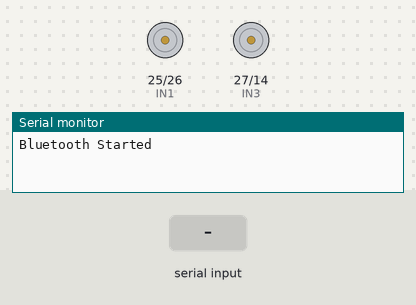
Recording of a sketch running on a simulated ESP32. Shown: motor-driver pin pairs drawn as motors (green arrow = first pin HIGH = forward, orange = second pin HIGH = backward, longer = more drive, scaled by the enable pin), the last lines printed to the serial monitor. The test bench sets the inputs (shaded band). Nothing arrives over Bluetooth unless stated.

Above: at 1.2 s.
1.3 s: "F" received over the second serial link
At 1.9 s:
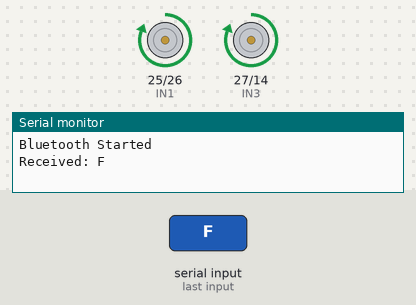
2.8 s: "B" received over the second serial link
At 3.1 s:
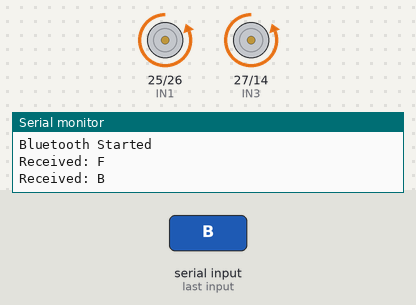
4.3 s: "L" received over the second serial link
At 5.4 s:
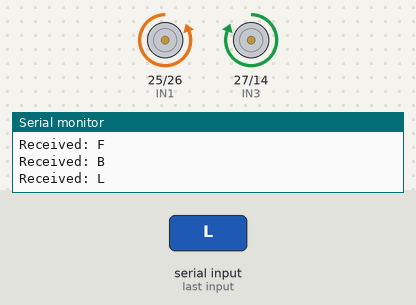
5.8 s: "R" received over the second serial link
At 6.6 s:
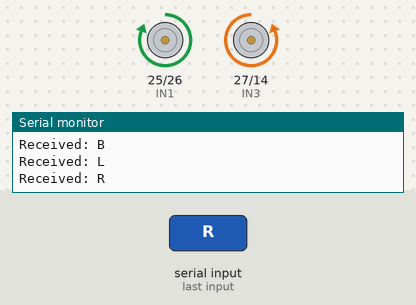
Timing chart, 0 to 8.3 s (numbered marks = the images above; inputs shaded):
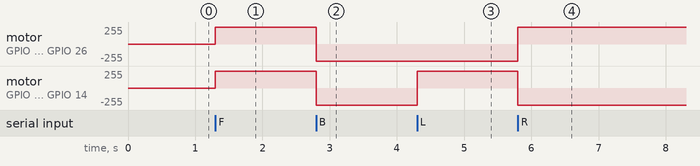

Measured:
- after the input at 1.3 s, motor on GPIO 25 (IN1) / GPIO 26 (IN2), motor on GPIO 27 (IN3) / GPIO 14 (IN4): stopped → forward 255/255 at once
- after the input at 2.8 s, motor on GPIO 25 (IN1) / GPIO 26 (IN2), motor on GPIO 27 (IN3) / GPIO 14 (IN4): forward 255/255 → backward 255/255 at once
- after the input at 4.3 s, motor on GPIO 27 (IN3) / GPIO 14 (IN4): backward 255/255 → forward 255/255 at once
- after the input at 5.8 s, motor on GPIO 25 (IN1) / GPIO 26 (IN2): backward 255/255 → forward 255/255 at once; motor on GPIO 27 (IN3) / GPIO 14 (IN4): forward 255/255 → backward 255/255 at once

The sketch:

controller.ino
```cpp
#include "BluetoothSerial.h"

BluetoothSerial SerialBT;

// L298N Pins
#define ENA 33
#define IN1 25
#define IN2 26
#define IN3 27
#define IN4 14
#define ENB 32

void stopCar() {
  digitalWrite(IN1, LOW);
  digitalWrite(IN2, LOW);
  digitalWrite(IN3, LOW);
  digitalWrite(IN4, LOW);
}

void forward() {
  digitalWrite(IN1, HIGH);
  digitalWrite(IN2, LOW);
  digitalWrite(IN3, HIGH);
  digitalWrite(IN4, LOW);
}

void backward() {
  digitalWrite(IN1, LOW);
  digitalWrite(IN2, HIGH);
  digitalWrite(IN3, LOW);
  digitalWrite(IN4, HIGH);
}

void left() {
  digitalWrite(IN1, LOW);
  digitalWrite(IN2, HIGH);
  digitalWrite(IN3, HIGH);
  digitalWrite(IN4, LOW);
}

void right() {
  digitalWrite(IN1, HIGH);
  digitalWrite(IN2, LOW);
  digitalWrite(IN3, LOW);
  digitalWrite(IN4, HIGH);
}

void setup() {
  Serial.begin(115200);

  pinMode(ENA, OUTPUT);
  pinMode(ENB, OUTPUT);

  pinMode(IN1, OUTPUT);
  pinMode(IN2, OUTPUT);
  pinMode(IN3, OUTPUT);
  pinMode(IN4, OUTPUT);

  // Enable Motor Driver
  digitalWrite(ENA, HIGH);
  digitalWrite(ENB, HIGH);

  stopCar();

  SerialBT.begin("AR083");

  Serial.println("Bluetooth Started");
}

void loop() {

  if (SerialBT.available()) {

    char cmd = toupper(SerialBT.read());

    Serial.print("Received: ");
    Serial.println(cmd);

    switch (cmd) {

      case 'F':
        forward();
        break;

      case 'B':
        backward();
        break;

      case 'L':
        left();
        break;

      case 'R':
        right();
        break;

      case 'S':
        stopCar();
        break;

      default:
        break;
    }
  }
}
```
